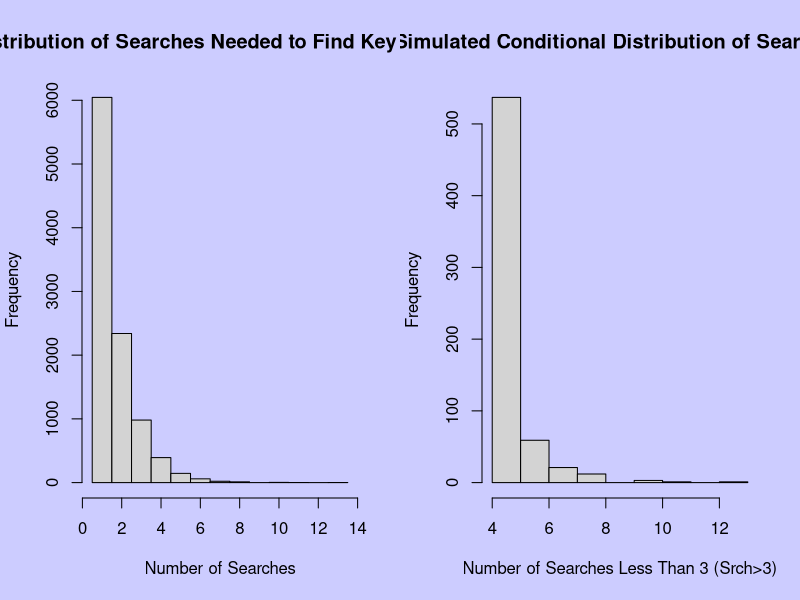

This figure's R source:

p <- 0.6

set.seed(123)
par(mfrow = c(1,2),bg = "#ccccff")

searches <- rgeom(10000, p) + 1
hist(searches, breaks = seq(0.5, max(searches) + 0.5, by = 1), 
     main = "Distribution of Searches Needed to Find Key Phrase", 
     xlab = "Number of Searches")

searches_3 <- searches[searches > 3]

hist(searches_3, breaks = 10, 
     main = "Simulated Conditional Distribution of Searches", 
     xlab = "Number of Searches Less Than 3 (Srch>3)")

mean_X <- mean(searches)
var_X <- var(searches)

cat("Mean of searches needed to find key phrase: ", mean_X, "\n")
cat("Variance of searches needed to find key phrase: ", var_X, "\n")

con_searches <- searches[searches > 3]
new_mean <- mean(con_searches)
new_var <- var(con_searches)

# CDF
cat("Mean of searches needed to find key phrase given 3 unsuccessful searches: ", new_mean, "\n")
cat("Variance of searches needed to find key phrase given 3 unsuccessful searches: ", new_var, "\n")

# a )
p_x4_given_xgt3 <- sum(searches == 4 & searches > 3) / sum(searches > 3)
p_x1 <- sum(searches == 1) / length(searches)

# result
cat("Estimate of P(X=4|X>3): ", p_x4_given_xgt3, "\n")
cat("Estimate of P(X=1): ", p_x1, "\n")


# b)
p_x5_given_xgt3 <- sum(searches == 5 & searches > 3) / sum(searches > 3)
p_x2 <- sum(searches == 2) / length(searches)

# result
cat("Estimate of P(X=4|X>3): ", p_x5_given_xgt3, "\n")
cat("Estimate of P(X=1): ", p_x2, "\n")


